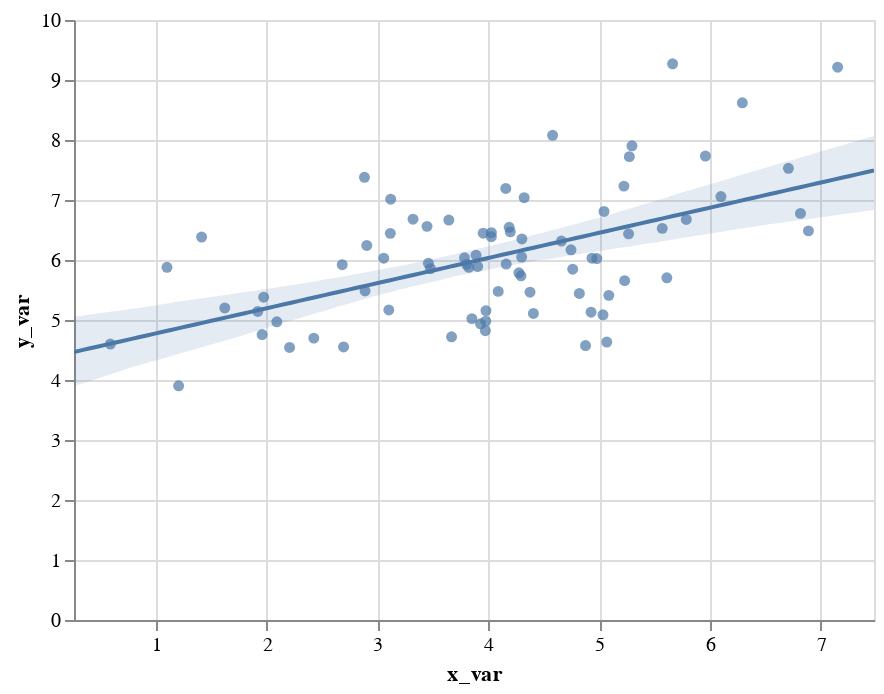

This figure's notebook cell:
### Code cell
import pandas as pd
x, y = pd.Series(x, name="x_var"), pd.Series(y, name="y_var")
display(salt.regplot(x=x, y=y))
ax = sns.regplot(x=x, y=y, marker="+")

### Figure 1 — Vega-Lite specification as saved in the notebook (floating-point values rounded to 4 significant figures)
{"$schema": "https://vega.github.io/schema/vega-lite/v2.4.1.json", "config": {"view": {"height": 300, "width": 400}}, "layer": [{"data": {"values": [{"x_var": 3.447, "y_var": 6.561}, {"x_var": 6.815, "y_var": 6.777}, {"x_var": 5.662, "y_var": 9.27}, {"x_var": 1.102, "y_var": 5.878}, {"x_var": 2.682, "y_var": 5.922}, {"x_var": 4.58, "y_var": 8.078}, {"x_var": 5.569, "y_var": 6.527}, {"x_var": 4.761, "y_var": 5.847}, {"x_var": 3.103, "y_var": 5.167}, {"x_var": 4.161, "y_var": 5.932}, {"x_var": 2.695, "y_var": 4.551}, {"x_var": 4.027, "y_var": 6.388}, {"x_var": 6.098, "y_var": 7.057}, {"x_var": 2.904, "y_var": 6.243}, {"x_var": 4.089, "y_var": 5.477}, {"x_var": 2.426, "y_var": 4.698}, {"x_var": 3.889, "y_var": 6.08}, {"x_var": 4.295, "y_var": 5.736}, {"x_var": 3.93, "y_var": 4.936}, {"x_var": 4.746, "y_var": 6.17}, {"x_var": 5.044, "y_var": 6.809}, {"x_var": 3.803, "y_var": 5.927}, {"x_var": 3.954, "y_var": 6.447}, {"x_var": 1.623, "y_var": 5.201}, {"x_var": 7.151, "y_var": 9.213}, {"x_var": 6.887, "y_var": 6.485}, {"x_var": 4.407, "y_var": 5.11}, {"x_var": 1.921, "y_var": 5.142}, {"x_var": 5.61, "y_var": 5.704}, {"x_var": 3.116, "y_var": 6.444}, {"x_var": 3.119, "y_var": 7.014}, {"x_var": 3.057, "y_var": 6.03}, {"x_var": 4.198, "y_var": 6.469}, {"x_var": 5.035, "y_var": 5.087}, {"x_var": 1.207, "y_var": 3.904}, {"x_var": 3.321, "y_var": 6.68}, {"x_var": 3.785, "y_var": 6.036}, {"x_var": 3.977, "y_var": 4.981}, {"x_var": 2.093, "y_var": 4.97}, {"x_var": 4.324, "y_var": 7.038}, {"x_var": 3.979, "y_var": 5.156}, {"x_var": 3.824, "y_var": 5.877}, {"x_var": 3.46, "y_var": 5.946}, {"x_var": 3.669, "y_var": 4.721}, {"x_var": 4.376, "y_var": 5.463}, {"x_var": 3.973, "y_var": 4.822}, {"x_var": 6.707, "y_var": 7.528}, {"x_var": 0.5912, "y_var": 4.599}, {"x_var": 2.883, "y_var": 7.378}, {"x_var": 4.301, "y_var": 6.05}, {"x_var": 2.889, "y_var": 5.484}, {"x_var": 4.276, "y_var": 5.786}, {"x_var": 3.644, "y_var": 6.666}, {"x_var": 5.786, "y_var": 6.676}, {"x_var": 1.414, "y_var": 6.382}, {"x_var": 5.958, "y_var": 7.733}, {"x_var": 2.208, "y_var": 4.543}, {"x_var": 4.157, "y_var": 7.193}, {"x_var": 4.935, "y_var": 6.03}, {"x_var": 5.23, "y_var": 5.656}, {"x_var": 6.291, "y_var": 8.619}, {"x_var": 1.96, "y_var": 4.757}, {"x_var": 4.028, "y_var": 6.455}, {"x_var": 4.927, "y_var": 5.129}, {"x_var": 5.223, "y_var": 7.231}, {"x_var": 5.087, "y_var": 5.411}, {"x_var": 5.272, "y_var": 7.723}, {"x_var": 5.296, "y_var": 7.903}, {"x_var": 3.852, "y_var": 5.023}, {"x_var": 4.303, "y_var": 6.351}, {"x_var": 3.479, "y_var": 5.855}, {"x_var": 1.974, "y_var": 5.38}, {"x_var": 4.66, "y_var": 6.315}, {"x_var": 5.265, "y_var": 6.436}, {"x_var": 4.877, "y_var": 4.574}, {"x_var": 3.904, "y_var": 5.892}, {"x_var": 4.821, "y_var": 5.442}, {"x_var": 4.979, "y_var": 6.024}, {"x_var": 5.068, "y_var": 4.633}, {"x_var": 4.188, "y_var": 6.544}]}, "encoding": {"x": {"axis": {"title": "x_var"}, "field": "x_var", "scale": {"domain": [0.2633, 7.479], "nice": false}, "type": "quantitative"}, "y": {"axis": {"title": "y_var"}, "field": "y_var", "type": "quantitative"}}, "mark": {"clip": true, "filled": true, "type": "point"}}, {"data": {"values": [{"x": 0.2633, "y": 4.468}, {"x": 0.3361, "y": 4.498}, {"x": 0.409, "y": 4.529}, {"x": 0.4819, "y": 4.559}, {"x": 0.5548, "y": 4.59}, {"x": 0.6277, "y": 4.621}, {"x": 0.7005, "y": 4.651}, {"x": 0.7734, "y": 4.682}, {"x": 0.8463, "y": 4.712}, {"x": 0.9192, "y": 4.743}, {"x": 0.9921, "y": 4.773}, {"x": 1.065, "y": 4.804}, {"x": 1.138, "y": 4.834}, {"x": 1.211, "y": 4.865}, {"x": 1.284, "y": 4.895}, {"x": 1.356, "y": 4.926}, {"x": 1.429, "y": 4.957}, {"x": 1.502, "y": 4.987}, {"x": 1.575, "y": 5.018}, {"x": 1.648, "y": 5.048}, {"x": 1.721, "y": 5.079}, {"x": 1.794, "y": 5.109}, {"x": 1.867, "y": 5.14}, {"x": 1.94, "y": 5.17}, {"x": 2.012, "y": 5.201}, {"x": 2.085, "y": 5.231}, {"x": 2.158, "y": 5.262}, {"x": 2.231, "y": 5.293}, {"x": 2.304, "y": 5.323}, {"x": 2.377, "y": 5.354}, {"x": 2.45, "y": 5.384}, {"x": 2.523, "y": 5.415}, {"x": 2.595, "y": 5.445}, {"x": 2.668, "y": 5.476}, {"x": 2.741, "y": 5.506}, {"x": 2.814, "y": 5.537}, {"x": 2.887, "y": 5.568}, {"x": 2.96, "y": 5.598}, {"x": 3.033, "y": 5.629}, {"x": 3.106, "y": 5.659}, {"x": 3.179, "y": 5.69}, {"x": 3.251, "y": 5.72}, {"x": 3.324, "y": 5.751}, {"x": 3.397, "y": 5.781}, {"x": 3.47, "y": 5.812}, {"x": 3.543, "y": 5.842}, {"x": 3.616, "y": 5.873}, {"x": 3.689, "y": 5.904}, {"x": 3.762, "y": 5.934}, {"x": 3.834, "y": 5.965}, {"x": 3.907, "y": 5.995}, {"x": 3.98, "y": 6.026}, {"x": 4.053, "y": 6.056}, {"x": 4.126, "y": 6.087}, {"x": 4.199, "y": 6.117}, {"x": 4.272, "y": 6.148}, {"x": 4.345, "y": 6.178}, {"x": 4.418, "y": 6.209}, {"x": 4.49, "y": 6.24}, {"x": 4.563, "y": 6.27}, {"x": 4.636, "y": 6.301}, {"x": 4.709, "y": 6.331}, {"x": 4.782, "y": 6.362}, {"x": 4.855, "y": 6.392}, {"x": 4.928, "y": 6.423}, {"x": 5.001, "y": 6.453}, {"x": 5.073, "y": 6.484}, {"x": 5.146, "y": 6.514}, {"x": 5.219, "y": 6.545}, {"x": 5.292, "y": 6.576}, {"x": 5.365, "y": 6.606}, {"x": 5.438, "y": 6.637}, {"x": 5.511, "y": 6.667}, {"x": 5.584, "y": 6.698}, {"x": 5.657, "y": 6.728}, {"x": 5.729, "y": 6.759}, {"x": 5.802, "y": 6.789}, {"x": 5.875, "y": 6.82}, {"x": 5.948, "y": 6.851}, {"x": 6.021, "y": 6.881}, {"x": 6.094, "y": 6.912}, {"x": 6.167, "y": 6.942}, {"x": 6.24, "y": 6.973}, {"x": 6.312, "y": 7.003}, {"x": 6.385, "y": 7.034}, {"x": 6.458, "y": 7.064}, {"x": 6.531, "y": 7.095}, {"x": 6.604, "y": 7.125}, {"x": 6.677, "y": 7.156}, {"x": 6.75, "y": 7.187}, {"x": 6.823, "y": 7.217}, {"x": 6.896, "y": 7.248}, {"x": 6.968, "y": 7.278}, {"x": 7.041, "y": 7.309}, {"x": 7.114, "y": 7.339}, {"x": 7.187, "y": 7.37}, {"x": 7.26, "y": 7.4}, {"x": 7.333, "y": 7.431}, {"x": 7.406, "y": 7.461}, {"x": 7.479, "y": 7.492}]}, "encoding": {"x": {"field": "x", "scale": {"domain": [0.2633, 7.479], "nice": false}, "type": "quantitative"}, "y": {"field": "y", "type": "quantitative"}}, "mark": {"clip": true, "type": "line"}}, {"data": {"values": [{"x": 0.2633, "y1": 3.904, "y2": 5.053}, {"x": 0.3361, "y1": 3.943, "y2": 5.07}, {"x": 0.409, "y1": 3.983, "y2": 5.091}, {"x": 0.4819, "y1": 4.028, "y2": 5.11}, {"x": 0.5548, "y1": 4.072, "y2": 5.128}, {"x": 0.6277, "y1": 4.117, "y2": 5.146}, {"x": 0.7005, "y1": 4.161, "y2": 5.165}, {"x": 0.7734, "y1": 4.205, "y2": 5.183}, {"x": 0.8463, "y1": 4.244, "y2": 5.201}, {"x": 0.9192, "y1": 4.283, "y2": 5.222}, {"x": 0.9921, "y1": 4.321, "y2": 5.242}, {"x": 1.065, "y1": 4.36, "y2": 5.264}, {"x": 1.138, "y1": 4.398, "y2": 5.286}, {"x": 1.211, "y1": 4.437, "y2": 5.307}, {"x": 1.284, "y1": 4.476, "y2": 5.326}, {"x": 1.356, "y1": 4.514, "y2": 5.344}, {"x": 1.429, "y1": 4.553, "y2": 5.366}, {"x": 1.502, "y1": 4.592, "y2": 5.385}, {"x": 1.575, "y1": 4.63, "y2": 5.402}, {"x": 1.648, "y1": 4.669, "y2": 5.422}, {"x": 1.721, "y1": 4.709, "y2": 5.443}, {"x": 1.794, "y1": 4.75, "y2": 5.461}, {"x": 1.867, "y1": 4.792, "y2": 5.479}, {"x": 1.94, "y1": 4.834, "y2": 5.501}, {"x": 2.012, "y1": 4.874, "y2": 5.522}, {"x": 2.085, "y1": 4.916, "y2": 5.543}, {"x": 2.158, "y1": 4.958, "y2": 5.562}, {"x": 2.231, "y1": 4.997, "y2": 5.582}, {"x": 2.304, "y1": 5.032, "y2": 5.603}, {"x": 2.377, "y1": 5.073, "y2": 5.626}, {"x": 2.45, "y1": 5.115, "y2": 5.647}, {"x": 2.523, "y1": 5.152, "y2": 5.674}, {"x": 2.595, "y1": 5.195, "y2": 5.694}, {"x": 2.668, "y1": 5.236, "y2": 5.718}, {"x": 2.741, "y1": 5.273, "y2": 5.743}, {"x": 2.814, "y1": 5.313, "y2": 5.768}, {"x": 2.887, "y1": 5.351, "y2": 5.793}, {"x": 2.96, "y1": 5.39, "y2": 5.817}, {"x": 3.033, "y1": 5.424, "y2": 5.841}, {"x": 3.106, "y1": 5.46, "y2": 5.871}, {"x": 3.179, "y1": 5.495, "y2": 5.891}, {"x": 3.251, "y1": 5.528, "y2": 5.918}, {"x": 3.324, "y1": 5.562, "y2": 5.948}, {"x": 3.397, "y1": 5.592, "y2": 5.975}, {"x": 3.47, "y1": 5.624, "y2": 6.003}, {"x": 3.543, "y1": 5.653, "y2": 6.033}, {"x": 3.616, "y1": 5.691, "y2": 6.061}, {"x": 3.689, "y1": 5.724, "y2": 6.091}, {"x": 3.762, "y1": 5.752, "y2": 6.124}, {"x": 3.834, "y1": 5.777, "y2": 6.153}, {"x": 3.907, "y1": 5.805, "y2": 6.186}, {"x": 3.98, "y1": 5.83, "y2": 6.216}, {"x": 4.053, "y1": 5.859, "y2": 6.251}, {"x": 4.126, "y1": 5.884, "y2": 6.284}, {"x": 4.199, "y1": 5.908, "y2": 6.316}, {"x": 4.272, "y1": 5.932, "y2": 6.35}, {"x": 4.345, "y1": 5.958, "y2": 6.385}, {"x": 4.418, "y1": 5.983, "y2": 6.421}, {"x": 4.49, "y1": 6.002, "y2": 6.456}, {"x": 4.563, "y1": 6.023, "y2": 6.491}, {"x": 4.636, "y1": 6.045, "y2": 6.525}, {"x": 4.709, "y1": 6.065, "y2": 6.561}, {"x": 4.782, "y1": 6.088, "y2": 6.597}, {"x": 4.855, "y1": 6.108, "y2": 6.632}, {"x": 4.928, "y1": 6.128, "y2": 6.669}, {"x": 5.001, "y1": 6.148, "y2": 6.705}, {"x": 5.073, "y1": 6.172, "y2": 6.743}, {"x": 5.146, "y1": 6.193, "y2": 6.784}, {"x": 5.219, "y1": 6.213, "y2": 6.826}, {"x": 5.292, "y1": 6.231, "y2": 6.862}, {"x": 5.365, "y1": 6.254, "y2": 6.906}, {"x": 5.438, "y1": 6.276, "y2": 6.944}, {"x": 5.511, "y1": 6.294, "y2": 6.986}, {"x": 5.584, "y1": 6.315, "y2": 7.027}, {"x": 5.657, "y1": 6.338, "y2": 7.074}, {"x": 5.729, "y1": 6.361, "y2": 7.116}, {"x": 5.802, "y1": 6.383, "y2": 7.154}, {"x": 5.875, "y1": 6.405, "y2": 7.197}, {"x": 5.948, "y1": 6.425, "y2": 7.235}, {"x": 6.021, "y1": 6.445, "y2": 7.273}, {"x": 6.094, "y1": 6.468, "y2": 7.311}, {"x": 6.167, "y1": 6.491, "y2": 7.35}, {"x": 6.24, "y1": 6.514, "y2": 7.395}, {"x": 6.312, "y1": 6.534, "y2": 7.438}, {"x": 6.385, "y1": 6.552, "y2": 7.475}, {"x": 6.458, "y1": 6.573, "y2": 7.512}, {"x": 6.531, "y1": 6.595, "y2": 7.552}, {"x": 6.604, "y1": 6.614, "y2": 7.594}, {"x": 6.677, "y1": 6.632, "y2": 7.634}, {"x": 6.75, "y1": 6.649, "y2": 7.671}, {"x": 6.823, "y1": 6.666, "y2": 7.709}, {"x": 6.896, "y1": 6.683, "y2": 7.749}, {"x": 6.968, "y1": 6.703, "y2": 7.792}, {"x": 7.041, "y1": 6.722, "y2": 7.832}, {"x": 7.114, "y1": 6.742, "y2": 7.871}, {"x": 7.187, "y1": 6.762, "y2": 7.91}, {"x": 7.26, "y1": 6.78, "y2": 7.95}, {"x": 7.333, "y1": 6.797, "y2": 7.989}, {"x": 7.406, "y1": 6.815, "y2": 8.028}, {"x": 7.479, "y1": 6.832, "y2": 8.068}]}, "encoding": {"opacity": {"value": 0.15}, "x": {"field": "x", "scale": {"domain": [0.2633, 7.479], "nice": false}, "type": "quantitative"}, "y": {"field": "y1", "type": "quantitative"}, "y2": {"field": "y2", "type": "quantitative"}}, "mark": {"clip": true, "type": "area"}}]}
